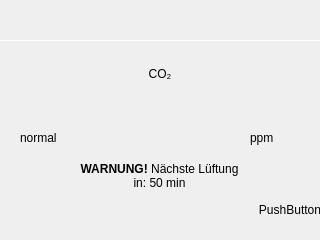
<?xml version="1.0" encoding="UTF-8"?>
<ui version="4.0">
 <class>Co2Form</class>
 <widget class="QWidget" name="Co2Form">
  <property name="geometry">
   <rect>
    <x>0</x>
    <y>0</y>
    <width>320</width>
    <height>240</height>
   </rect>
  </property>
  <widget class="mold::InvisibleClickableButton" name="myLovelyButton">
   <property name="geometry">
    <rect>
     <x>255</x>
     <y>175</y>
     <width>70</width>
     <height>70</height>
    </rect>
   </property>
   <property name="text">
    <string notr="true">PushButton</string>
   </property>
   <property name="flat">
    <bool>true</bool>
   </property>
  </widget>
  <widget class="mold::RoomHeaderForm" name="header" native="true">
   <property name="geometry">
    <rect>
     <x>0</x>
     <y>0</y>
     <width>320</width>
     <height>81</height>
    </rect>
   </property>
  </widget>
  <widget class="mold::StatusBarForm" name="statusBar" native="true">
   <property name="geometry">
    <rect>
     <x>0</x>
     <y>215</y>
     <width>320</width>
     <height>25</height>
    </rect>
   </property>
  </widget>
  <widget class="QLabel" name="co2_value">
   <property name="geometry">
    <rect>
     <x>120</x>
     <y>100</y>
     <width>131</width>
     <height>51</height>
    </rect>
   </property>
   <property name="text">
    <string/>
   </property>
   <property name="alignment">
    <set>Qt::AlignBottom|Qt::AlignLeading|Qt::AlignLeft</set>
   </property>
  </widget>
  <widget class="QLabel" name="co2_unit">
   <property name="geometry">
    <rect>
     <x>250</x>
     <y>104</y>
     <width>71</width>
     <height>41</height>
    </rect>
   </property>
   <property name="text">
    <string notr="true">ppm</string>
   </property>
   <property name="alignment">
    <set>Qt::AlignBottom|Qt::AlignLeading|Qt::AlignLeft</set>
   </property>
  </widget>
  <widget class="QLabel" name="co2_rating">
   <property name="geometry">
    <rect>
     <x>20</x>
     <y>104</y>
     <width>101</width>
     <height>41</height>
    </rect>
   </property>
   <property name="text">
    <string>normal</string>
   </property>
   <property name="alignment">
    <set>Qt::AlignBottom|Qt::AlignLeading|Qt::AlignLeft</set>
   </property>
  </widget>
  <widget class="QLabel" name="co2_title">
   <property name="geometry">
    <rect>
     <x>0</x>
     <y>53</y>
     <width>320</width>
     <height>41</height>
    </rect>
   </property>
   <property name="text">
    <string notr="true">CO₂</string>
   </property>
   <property name="alignment">
    <set>Qt::AlignCenter</set>
   </property>
  </widget>
  <widget class="mold::Co2ProgressWidget" name="co2_render" native="true">
   <property name="geometry">
    <rect>
     <x>0</x>
     <y>41</y>
     <width>320</width>
     <height>10</height>
    </rect>
   </property>
  </widget>
  <widget class="QLabel" name="warning_mold">
   <property name="geometry">
    <rect>
     <x>29</x>
     <y>151</y>
     <width>261</width>
     <height>50</height>
    </rect>
   </property>
   <property name="text">
    <string>&lt;html&gt;&lt;head/&gt;&lt;body&gt;&lt;p&gt;&lt;span style=&quot; font-weight:600;&quot;&gt;WARNUNG!&lt;/span&gt; Nächste Lüftung&lt;br/&gt;in: 50 min&lt;/p&gt;&lt;/body&gt;&lt;/html&gt;</string>
   </property>
   <property name="textFormat">
    <enum>Qt::RichText</enum>
   </property>
   <property name="alignment">
    <set>Qt::AlignCenter</set>
   </property>
  </widget>
  <widget class="Line" name="space">
   <property name="geometry">
    <rect>
     <x>0</x>
     <y>40</y>
     <width>320</width>
     <height>1</height>
    </rect>
   </property>
   <property name="sizePolicy">
    <sizepolicy hsizetype="Maximum" vsizetype="Maximum">
     <horstretch>0</horstretch>
     <verstretch>0</verstretch>
    </sizepolicy>
   </property>
   <property name="styleSheet">
    <string notr="true">color: rgb(255, 255, 255);</string>
   </property>
   <property name="frameShadow">
    <enum>QFrame::Plain</enum>
   </property>
   <property name="orientation">
    <enum>Qt::Horizontal</enum>
   </property>
  </widget>
 </widget>
 <customwidgets>
  <customwidget>
   <class>mold::InvisibleClickableButton</class>
   <extends>QPushButton</extends>
   <header>gui/InvisibleClickableButton.hpp</header>
  </customwidget>
  <customwidget>
   <class>mold::StatusBarForm</class>
   <extends>QWidget</extends>
   <header>gui/StatusBarForm.hpp</header>
   <container>1</container>
  </customwidget>
  <customwidget>
   <class>mold::RoomHeaderForm</class>
   <extends>QWidget</extends>
   <header>gui/RoomHeaderForm.hpp</header>
   <container>1</container>
  </customwidget>
  <customwidget>
   <class>mold::Co2ProgressWidget</class>
   <extends>QWidget</extends>
   <header>gui/Co2ProgressWidget.hpp</header>
   <container>1</container>
  </customwidget>
 </customwidgets>
 <resources/>
 <connections/>
</ui>
